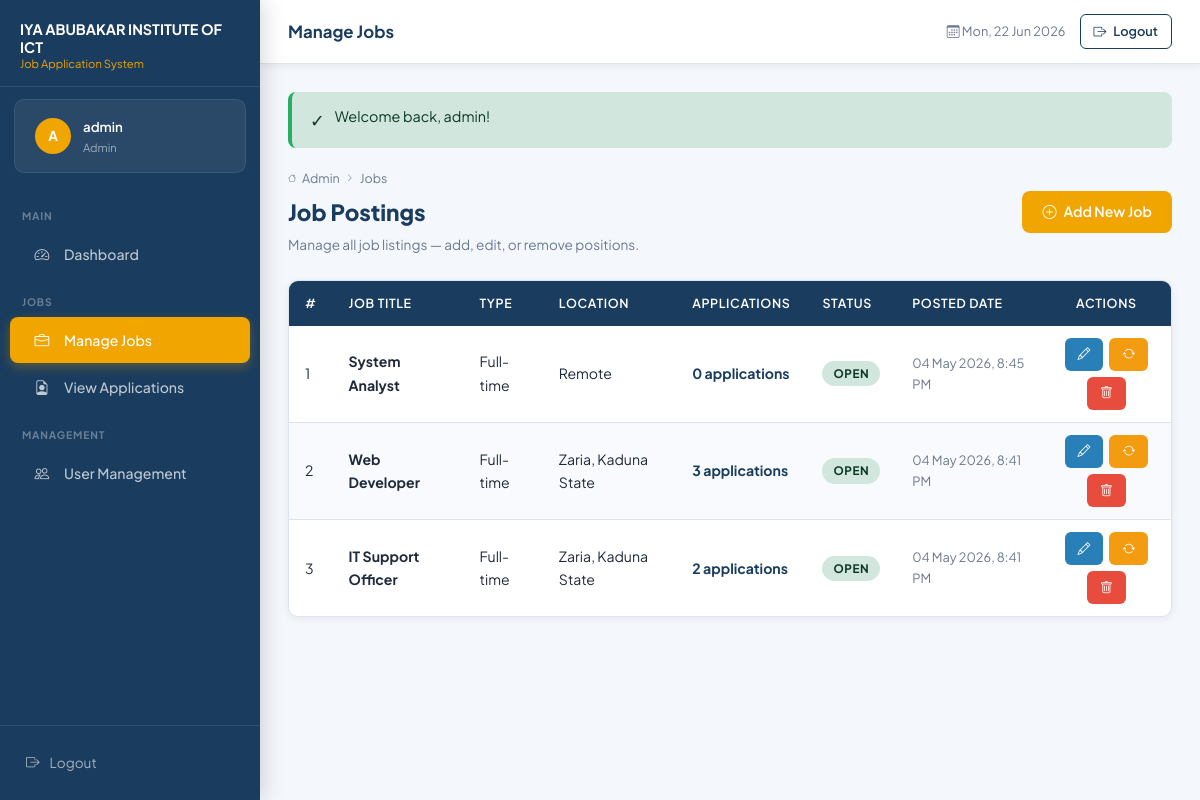
The page /admin/jobs.php (signed in) on the database its author committed.
### tables this page shows
CREATE TABLE `jobs` (
  `id` int(11) NOT NULL,
  `title` varchar(100) NOT NULL,
  `description` text NOT NULL,
  `requirements` text NOT NULL,
  `location` varchar(100) NOT NULL,
  `type` varchar(50) NOT NULL,
  `status` enum('open','closed') NOT NULL DEFAULT 'open',
  `posted_date` timestamp NOT NULL DEFAULT current_timestamp()
);

### admin/jobs.php (the view, shortened to what this page needs)
<?php
require_once '../config.php';
$action  = $_GET['action']  ?? '';
$errors  = [];
$job_data= [];
$all_jobs = $conn->query(
    'SELECT j.*, COUNT(a.id) AS app_count
     FROM jobs j
     LEFT JOIN applications a ON a.job_id = j.id
     GROUP BY j.id ORDER BY j.posted_date DESC'
)->fetch_all(MYSQLI_ASSOC);
$show_form   = ($action === 'new' || $action === 'edit');
?>
<!DOCTYPE html>
<html lang="en">
<head>
    <link rel="stylesheet" href="../style.css">
    <link rel="stylesheet" href="https://cdn.jsdelivr.net/npm/bootstrap-icons@1.11.3/font/bootstrap-icons.min.css">
</head>
<body>
<div class="app-shell">
    <?php include '../includes/sidebar.php'; ?>
    <div class="main-content">
        <?php include '../includes/topbar.php'; ?>
        <main class="page-content">
            <?= flash_message() ?>
            <?php if ($show_form): ?>
            <div class="page-header">
                <div class="page-header-left">
                    <div class="breadcrumb">
                        <a href="jobs.php">Jobs</a>
                        <i class="bi bi-chevron-right"></i>
                        <?= $job_data['id'] ?? 0 ? 'Edit Job' : 'New Job' ?>
                    </div>
                    <h2><?= $job_data['id'] ?? 0 ? 'Edit Job Posting' : 'Add New Job' ?></h2>
                </div>
                <a href="jobs.php" class="btn btn-outline-primary btn-sm">
                    <i class="bi bi-arrow-left"></i> Back to Jobs
                </a>
            </div>
            <?php if (!empty($errors)): ?>
            <div class="alert alert-danger">
                <span class="alert-icon"><i class="bi bi-exclamation-triangle"></i></span>
                <div><?php foreach ($errors as $err): ?><div><?= e($err) ?></div><?php endforeach; ?></div>
            </div>
            <?php endif; ?>
            <div class="card">
                <div class="card-header">
                    <h3><i class="bi bi-briefcase-fill"></i> Job Details</h3>
                </div>
                <div class="card-body">
                    <form method="POST" action="jobs.php">
                        <input type="hidden" name="job_id" value="<?= (int)($job_data['id'] ?? 0) ?>">
                        <div class="form-row">
                            <div class="form-group">
                                <label class="form-label">Job Title *</label>
                                <input type="text" name="title" class="form-control"
                                       placeholder="e.g. Web Developer"
                                       value="<?= e($job_data['title'] ?? '') ?>" required>
                            </div>
                            <div class="form-group">
                                <label class="form-label">Location *</label>
                                <input type="text" name="location" class="form-control"
                                       placeholder="e.g. Zaria, Kaduna State"
                                       value="<?= e($job_data['location'] ?? '') ?>" required>
                            </div>
                        </div>
                        <div class="form-row">
                            <div class="form-group">
                                <label class="form-label">Job Type *</label>
                                <select name="type" class="form-select" required>
                                    <?php foreach (['Full-time','Part-time','Contract','Internship'] as $t): ?>
                                    <option value="<?= $t ?>" <?= ($job_data['type']??'')===$t?'selected':'' ?>><?= $t ?></option>
                                    <?php endforeach; ?>
                                </select>
                            </div>
                            <div class="form-group">
                                <label class="form-label">Status *</label>
                                <select name="status" class="form-select" required>
                                    <option value="open"   <?= ($job_data['status']??'')==='open'  ?'selected':'' ?>>Open</option>
                                    <option value="closed" <?= ($job_data['status']??'')==='closed'?'selected':'' ?>>Closed</option>
                                </select>
                            </div>
                        </div>
                        <div class="form-group">
                            <label class="form-label">Job Description *</label>
                            <textarea name="description" class="form-control" rows="7" required
                                placeholder="Provide a detailed description of the role and responsibilities..."><?= e($job_data['description'] ?? '') ?></textarea>
                        </div>
                        <div class="form-group">
                            <label class="form-label">Requirements *</label>
                            <textarea name="requirements" class="form-control" rows="7" required
                                placeholder="List the qualifications, skills, and experience required..."><?= e($job_data['requirements'] ?? '') ?></textarea>
                        </div>
                        <div style="display:flex;gap:12px;margin-top:8px;">
                            <button type="submit" class="btn btn-primary btn-lg">
                                <i class="bi bi-check-circle"></i>
                                <?= ($job_data['id'] ?? 0) ? 'Update Job' : 'Post Job' ?>
                            </button>
                            <a href="jobs.php" class="btn btn-outline-primary btn-lg">Cancel</a>
                        </div>
                    </form>
                </div>
            </div>
            <?php else: ?>
            <div class="page-header">
                <div class="page-header-left">
                    <div class="breadcrumb"><i class="bi bi-house"></i> Admin <i class="bi bi-chevron-right"></i> Jobs</div>
                    <h2>Job Postings</h2>
                    <p>Manage all job listings — add, edit, or remove positions.</p>
                </div>
                <a href="jobs.php?action=new" class="btn btn-accent">
                    <i class="bi bi-plus-circle"></i> Add New Job
                </a>
            </div>
            <div class="card">
                <?php if (empty($all_jobs)): ?>
                <div class="card-body">
                    <div class="empty-state">
                        <i class="bi bi-briefcase"></i>
                        <p>No jobs posted yet. <a href="jobs.php?action=new">Post the first job</a>.</p>
                    </div>
                </div>
                <?php else: ?>
                <div class="table-responsive">
                    <table>
                        <thead>
                            <tr>
                                <th>#</th>
                                <th>Job Title</th>
                                <th>Type</th>
                                <th>Location</th>
                                <th>Applications</th>
                                <th>Status</th>
                                <th>Posted Date</th>
                                <th style="text-align:center;">Actions</th>
                            </tr>
                        </thead>
                        <tbody>
                            <?php foreach ($all_jobs as $i => $job): ?>
                            <tr>
                                <td><?= $i + 1 ?></td>
                                <td><strong><?= e($job['title']) ?></strong></td>
                                <td><?= e($job['type']) ?></td>
                                <td><?= e($job['location']) ?></td>
                                <td>
                                    <a href="view_applications.php?job_id=<?= $job['id'] ?>"
                                       style="font-weight:700;color:var(--primary);">
                                        <?= $job['app_count'] ?> application<?= $job['app_count'] != 1 ? 's':'' ?>
                                    </a>
                                </td>
                                <td><?= status_badge($job['status']) ?></td>
                                <td style="font-size:.8rem;color:var(--text-muted);"><?= fmt_date($job['posted_date']) ?></td>
                                <td style="text-align:center;">
                                    <div style="display:flex;gap:6px;justify-content:center;flex-wrap:wrap;">
                                        <a href="jobs.php?action=edit&id=<?= $job['id'] ?>"
                                           class="btn btn-sm btn-info" title="Edit">
                                            <i class="bi bi-pencil"></i>
                                        </a>
                                        <a href="jobs.php?action=toggle&id=<?= $job['id'] ?>"
                                           class="btn btn-sm btn-warning"
                                           title="Toggle Status"
                                           onclick="return confirm('Toggle status for this job?')">
                                            <i class="bi bi-arrow-repeat"></i>
                                        </a>
                                        <a href="jobs.php?action=delete&id=<?= $job['id'] ?>"
                                           class="btn btn-sm btn-danger"
                                           title="Delete"
                                           onclick="return confirmDelete(event, '<?= e(addslashes($job['title'])) ?>', <?= $job['app_count'] ?>)">
                                            <i class="bi bi-trash"></i>
                                        </a>
                                    </div>
                                </td>
                            </tr>
                            <?php endforeach; ?>
                        </tbody>
                    </table>
                </div>
                <?php endif; ?>
            </div>
            <?php endif; ?>
        </main>
    </div>
</div>
</body>
</html>

### config.php (shortened to what this page needs)
<?php
function flash_message(): string {
    if (!empty($_SESSION['flash_message'])) {
        $msg  = htmlspecialchars($_SESSION['flash_message']);
        $type = $_SESSION['flash_type'] ?? 'success';
        $icon = $type === 'success' ? '✓' : ($type === 'danger' ? '✗' : 'ℹ');
        return "<div class=\"alert alert-{$type} alert-dismissible fade show\" role=\"alert\">
                    <span class=\"alert-icon\">{$icon}</span> {$msg}
                    <button type=\"button\" class=\"btn-close\" data-bs-dismiss=\"alert\"></button>
                </div>";
    }
    return '';
}
function e(string $str): string {
    return htmlspecialchars($str, ENT_QUOTES, 'UTF-8');
}
function fmt_date(string $date): string {
    return date('d M Y, g:i A', strtotime($date));
}
function status_badge(string $status): string {
    $map = [
        'pending'     => 'badge-pending',
        'reviewed'    => 'badge-reviewed',
        'shortlisted' => 'badge-shortlisted',
        'rejected'    => 'badge-rejected',
        'open'        => 'badge-open',
        'closed'      => 'badge-closed',
        'active'      => 'badge-active',
        'suspended'   => 'badge-suspended',
        'inactive'    => 'badge-inactive',
    ];
    $cls = $map[$status] ?? 'badge-secondary';
    return "<span class=\"status-badge {$cls}\">" . ucfirst(e($status)) . "</span>";
}

### style.css (style rules this page uses)
:root { --primary: #1a3c5e; --primary-dark: #122a44; --primary-light: #2558891a; --accent: #f0a500; --accent-dark: #c98a00; --success: #27ae60; --danger: #e74c3c; --warning: #f39c12; --info: #2980b9; --bg: #f4f7fb; --surface: #ffffff; --border: #dde3ef; --text: #1e2a3a; --text-muted: #6b7a90; --sidebar-w: 260px; --topbar-h: 64px; --radius: 10px; --shadow: 0 4px 20px rgba(26,60,94,.10); --shadow-sm: 0 2px 8px rgba(26,60,94,.07); --transition: all .22s ease; }
*, *::before, *::after { box-sizing: border-box; margin: 0; padding: 0; }
html { scroll-behavior: smooth; }
body { font-family: 'Plus Jakarta Sans', sans-serif; background: var(--bg); color: var(--text); font-size: 14.5px; line-height: 1.65; min-height: 100vh; }
a { color: var(--primary); text-decoration: none; transition: var(--transition); }
.btn { display: inline-flex; align-items: center; gap: 7px; padding: 9px 20px; border-radius: 8px; font-family: inherit; font-size: .88rem; font-weight: 600; cursor: pointer; border: none; transition: var(--transition); text-decoration: none; white-space: nowrap; }
.btn-accent { background: var(--accent); color: #fff; }
.btn-danger { background: var(--danger); color: #fff; }
.btn-warning { background: var(--warning); color: #fff; }
.btn-info { background: var(--info); color: #fff; }
.btn-sm { padding: 6px 13px; font-size: .8rem; border-radius: 6px; }
.btn i { font-size: 1em; }
.app-shell { display: flex; min-height: 100vh; }
.main-content { margin-left: var(--sidebar-w); flex: 1; display: flex; flex-direction: column; min-width: 0; }
.page-content { padding: 28px; flex: 1; }
.card { background: var(--surface); border-radius: var(--radius); border: 1px solid var(--border); box-shadow: var(--shadow-sm); overflow: hidden; }
.table-responsive { overflow-x: auto; }
table { width: 100%; border-collapse: collapse; }
thead th { background: var(--primary); color: #fff; font-size: .78rem; font-weight: 600; text-transform: uppercase; letter-spacing: .05em; padding: 12px 16px; text-align: left; white-space: nowrap; }
thead th:first-child { border-radius: 0; }
tbody tr { transition: var(--transition); }
tbody tr:nth-child(even) { background: #f8fafd; }
tbody td { padding: 12px 16px; border-bottom: 1px solid var(--border); vertical-align: middle; font-size: .88rem; }
tbody tr:last-child td { border-bottom: none; }
.status-badge { display: inline-block; padding: 3px 11px; border-radius: 20px; font-size: .73rem; font-weight: 700; text-transform: uppercase; letter-spacing: .05em; }
.badge-open { background: #d1e7dd; color: #0a3622; }
.alert { display: flex; align-items: flex-start; gap: 10px; padding: 13px 18px; border-radius: 8px; font-size: .9rem; margin-bottom: 20px; border-left: 4px solid transparent; }
.alert-icon { font-size: 1.1rem; flex-shrink: 0; margin-top: 1px; }
.alert-success { background: #d1e7dd; color: #0a3622; border-color: var(--success); }
.page-header { display: flex; align-items: center; justify-content: space-between; margin-bottom: 24px; gap: 12px; }
.page-header-left h2 { font-size: 1.4rem; font-weight: 800; color: var(--primary); }
.page-header-left p { font-size: .85rem; color: var(--text-muted); margin-top: 3px; }
.breadcrumb { display: flex; align-items: center; gap: 6px; font-size: .78rem; color: var(--text-muted); margin-bottom: 5px; }
.breadcrumb i { font-size: .65em; }

### rows shown on the page
jobs: title "System Analyst", type "Full-time", location "Remote", app_count "0", status "OPEN", posted_date "04 May 2026, 8:45 PM"
jobs: title "Web Developer", type "Full-time", location "Zaria, Kaduna State", app_count "3", status "OPEN", posted_date "04 May 2026, 8:41 PM"
jobs: title "IT Support Officer", type "Full-time", location "Zaria, Kaduna State", app_count "2", status "OPEN", posted_date "04 May 2026, 8:41 PM"

### other values the page prints
$user_initial "A"
$user_name "admin"
$user_role "Admin"
$page_title "Manage Jobs"
$icon "✓"
$msg "Welcome back, admin!"
